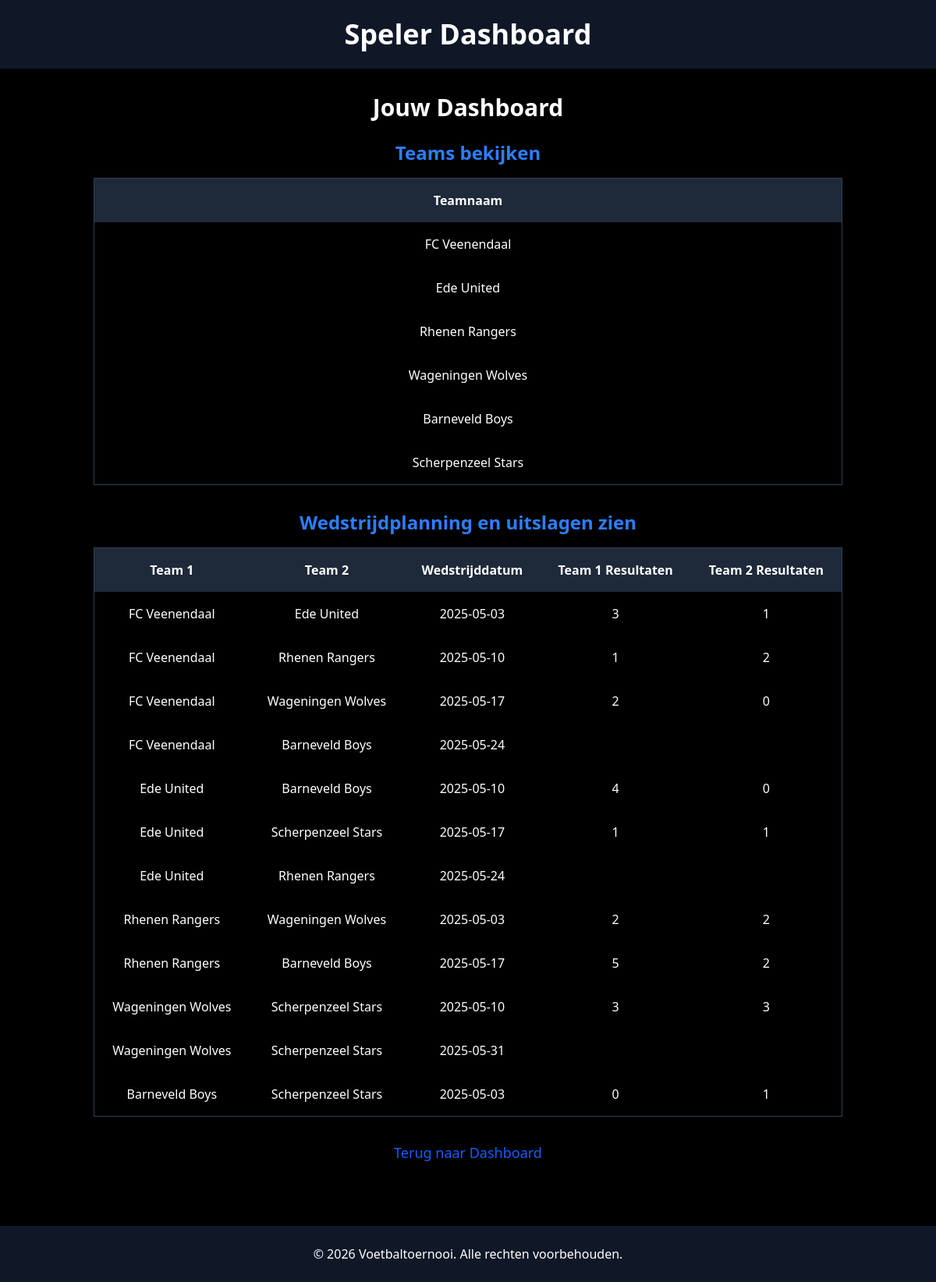
/view_teams.php (signed in), run on the app's committed database.
### tables this page shows
CREATE TABLE `teams` (
  `team_id` int(11) NOT NULL AUTO_INCREMENT,
  `team_name` varchar(100) NOT NULL,
  `user_id` int(11) DEFAULT NULL,
  PRIMARY KEY (`team_id`),
  KEY `user_id` (`user_id`),
  CONSTRAINT `teams_ibfk_1` FOREIGN KEY (`user_id`) REFERENCES `vt_users` (`user_id`)
);

CREATE TABLE `matches` (
  `match_id` int(11) NOT NULL AUTO_INCREMENT,
  `team1_id` int(11) DEFAULT NULL,
  `team2_id` int(11) DEFAULT NULL,
  `match_date` date DEFAULT NULL,
  `team1_results` int(11) DEFAULT NULL,
  `team2_results` int(11) DEFAULT NULL,
  PRIMARY KEY (`match_id`),
  KEY `team1_id` (`team1_id`),
  KEY `team2_id` (`team2_id`),
  CONSTRAINT `matches_ibfk_1` FOREIGN KEY (`team1_id`) REFERENCES `teams` (`team_id`),
  CONSTRAINT `matches_ibfk_2` FOREIGN KEY (`team2_id`) REFERENCES `teams` (`team_id`)
);

### view_teams.php (the view, shortened to what this page needs)
<?php
require_once('database_connection.php');
$teams = $db->query("SELECT * FROM teams")->fetchAll(PDO::FETCH_ASSOC);
$matches = $db->query("SELECT matches.match_id, teams1.team_name as team1_name, teams2.team_name as team2_name, matches.match_date, matches.team1_results, matches.team2_results FROM matches
                     JOIN teams as teams1 ON matches.team1_id = teams1.team_id
                     JOIN teams as teams2 ON matches.team2_id = teams2.team_id")->fetchAll(PDO::FETCH_ASSOC);
?>
<!DOCTYPE html>
<html lang="nl">
<head>
    <script src="https://unpkg.com/@tailwindcss/browser@4"></script>
</head>
<body class="bg-black text-white font-sans min-h-screen flex flex-col">
    <header class="bg-gray-900 text-white p-6 shadow-lg">
        <h1 class="text-4xl font-extrabold text-center">Speler Dashboard</h1>
    </header>
    <main class="container mx-auto p-8 flex-grow">
        <h2 class="text-3xl font-semibold text-center mb-6">Jouw Dashboard</h2>
        <div class="mb-8">
            <h3 class="text-2xl font-semibold text-center text-blue-500 mb-4">Teams bekijken</h3>
            <?php if (!empty($teams)): ?>
                <table class="w-full table-auto border-collapse border border-gray-700 text-center">
                    <thead>
                        <tr class="bg-gray-800">
                            <th class="p-4">Teamnaam</th>
                        </tr>
                    </thead>
                    <tbody>
                        <?php foreach ($teams as $team): ?>
                            <tr class="hover:bg-gray-700 cursor-pointer">
                                <td class="team-name p-4"><?= htmlspecialchars((string)$team['team_name']); ?></td>
                            </tr>
                        <?php endforeach; ?>
                    </tbody>
                </table>
            <?php else: ?>
                <p class="text-center">Geen teams gevonden.</p>
            <?php endif; ?>
        </div>
        <div>
            <h3 class="text-2xl font-semibold text-center text-blue-500 mb-4">Wedstrijdplanning en uitslagen zien</h3>
            <?php if (!empty($matches)): ?>
                <table class="w-full table-auto border-collapse border border-gray-700 text-center">
                    <thead>
                        <tr class="bg-gray-800">
                            <th class="p-4">Team 1</th>
                            <th class="p-4">Team 2</th>
                            <th class="p-4">Wedstrijddatum</th>
                            <th class="p-4">Team 1 Resultaten</th>
                            <th class="p-4">Team 2 Resultaten</th>
                        </tr>
                    </thead>
                    <tbody>
                        <?php foreach ($matches as $match): ?>
                            <tr class="hover:bg-gray-700">
                                <td class="p-4"><?= htmlspecialchars((string)$match['team1_name']); ?></td>
                                <td class="p-4"><?= htmlspecialchars((string)$match['team2_name']); ?></td>
                                <td class="p-4"><?= htmlspecialchars((string)$match['match_date']); ?></td>
                                <td class="p-4"><?= htmlspecialchars((string)$match['team1_results']); ?></td>
                                <td class="p-4"><?= htmlspecialchars((string)$match['team2_results']); ?></td>
                            </tr>
                        <?php endforeach; ?>
                    </tbody>
                </table>
            <?php else: ?>
                <p class="text-center">Geen wedstrijden gevonden.</p>
            <?php endif; ?>
        </div>
        <div class="mt-8 text-center">
            <a href="admin_.php" class="text-blue-600 hover:underline text-lg">Terug naar Dashboard</a>
        </div>
    </main>
    <footer class="bg-gray-900 text-white py-6 text-center mt-12">
        <p>&copy; <?= date("Y"); ?> Voetbaltoernooi. Alle rechten voorbehouden.</p>
    </footer>
</body>
</html>

### data on the page
teams: team_name "FC Veenendaal"
teams: team_name "Ede United"
teams: team_name "Rhenen Rangers"
teams: team_name "Wageningen Wolves"
teams: team_name "Barneveld Boys"
teams: team_name "Scherpenzeel Stars"
matches: team1.team_name "FC Veenendaal", team2.team_name "Ede United", match_date "2025-05-03", team1_results "3", team2_results "1"
matches: team1.team_name "FC Veenendaal", team2.team_name "Rhenen Rangers", match_date "2025-05-10", team1_results "1", team2_results "2"
matches: team1.team_name "FC Veenendaal", team2.team_name "Wageningen Wolves", match_date "2025-05-17", team1_results "2", team2_results "0"
matches: team1.team_name "FC Veenendaal", team2.team_name "Barneveld Boys", match_date "2025-05-24"
matches: team1.team_name "Ede United", team2.team_name "Barneveld Boys", match_date "2025-05-10", team1_results "4", team2_results "0"
matches: team1.team_name "Ede United", team2.team_name "Scherpenzeel Stars", match_date "2025-05-17", team1_results "1", team2_results "1"
matches: team1.team_name "Ede United", team2.team_name "Rhenen Rangers", match_date "2025-05-24"
matches: team1.team_name "Rhenen Rangers", team2.team_name "Wageningen Wolves", match_date "2025-05-03", team1_results "2", team2_results "2"
matches: team1.team_name "Rhenen Rangers", team2.team_name "Barneveld Boys", match_date "2025-05-17", team1_results "5", team2_results "2"
matches: team1.team_name "Wageningen Wolves", team2.team_name "Scherpenzeel Stars", match_date "2025-05-10", team1_results "3", team2_results "3"
matches: team1.team_name "Wageningen Wolves", team2.team_name "Scherpenzeel Stars", match_date "2025-05-31"
matches: team1.team_name "Barneveld Boys", team2.team_name "Scherpenzeel Stars", match_date "2025-05-03", team1_results "0", team2_results "1"
